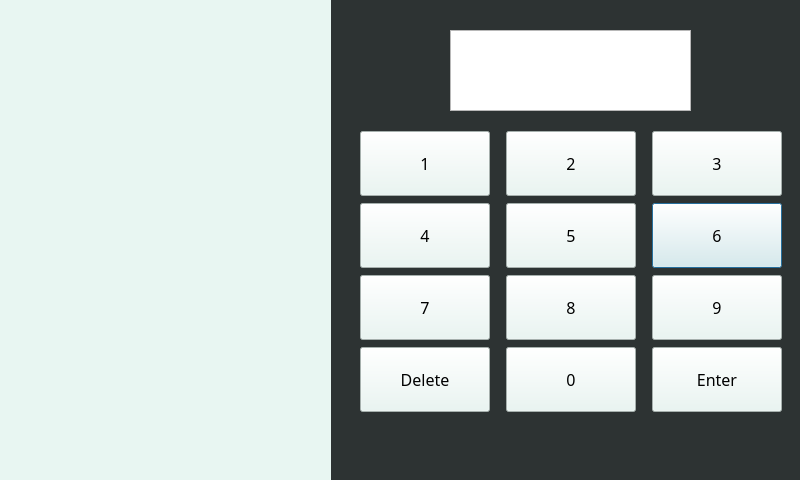
<?xml version="1.0" encoding="UTF-8"?>
<ui version="4.0">
 <class>login_dialog</class>
 <widget class="QDialog" name="login_dialog">
  <property name="geometry">
   <rect>
    <x>0</x>
    <y>0</y>
    <width>800</width>
    <height>480</height>
   </rect>
  </property>
  <property name="windowTitle">
   <string>Dialog</string>
  </property>
  <widget class="QWidget" name="centralwidget" native="true">
   <property name="geometry">
    <rect>
     <x>0</x>
     <y>0</y>
     <width>800</width>
     <height>480</height>
    </rect>
   </property>
   <widget class="QLabel" name="label_RightPage">
    <property name="geometry">
     <rect>
      <x>331</x>
      <y>0</y>
      <width>469</width>
      <height>480</height>
     </rect>
    </property>
    <property name="styleSheet">
     <string notr="true">background-color: rgb(45, 51, 51);</string>
    </property>
    <property name="text">
     <string/>
    </property>
   </widget>
   <widget class="QWidget" name="gridLayoutWidget">
    <property name="geometry">
     <rect>
      <x>350</x>
      <y>130</y>
      <width>445</width>
      <height>283</height>
     </rect>
    </property>
    <layout class="QGridLayout" name="gridLayout">
     <item row="1" column="2">
      <widget class="QPushButton" name="btn6">
       <property name="sizePolicy">
        <sizepolicy hsizetype="Fixed" vsizetype="Fixed">
         <horstretch>0</horstretch>
         <verstretch>0</verstretch>
        </sizepolicy>
       </property>
       <property name="minimumSize">
        <size>
         <width>120</width>
         <height>65</height>
        </size>
       </property>
       <property name="maximumSize">
        <size>
         <width>130</width>
         <height>65</height>
        </size>
       </property>
       <property name="font">
        <font>
         <family>휴먼모음T</family>
         <pointsize>12</pointsize>
        </font>
       </property>
       <property name="autoFillBackground">
        <bool>false</bool>
       </property>
       <property name="styleSheet">
        <string notr="true">background-color: rgb(232, 246, 242);</string>
       </property>
       <property name="text">
        <string>6</string>
       </property>
       <property name="checkable">
        <bool>false</bool>
       </property>
       <property name="autoRepeat">
        <bool>false</bool>
       </property>
       <property name="autoExclusive">
        <bool>false</bool>
       </property>
       <property name="autoDefault">
        <bool>true</bool>
       </property>
       <property name="default">
        <bool>false</bool>
       </property>
       <property name="flat">
        <bool>false</bool>
       </property>
      </widget>
     </item>
     <item row="0" column="2">
      <widget class="QPushButton" name="btn3">
       <property name="sizePolicy">
        <sizepolicy hsizetype="Fixed" vsizetype="Fixed">
         <horstretch>0</horstretch>
         <verstretch>0</verstretch>
        </sizepolicy>
       </property>
       <property name="minimumSize">
        <size>
         <width>120</width>
         <height>65</height>
        </size>
       </property>
       <property name="maximumSize">
        <size>
         <width>130</width>
         <height>65</height>
        </size>
       </property>
       <property name="font">
        <font>
         <family>휴먼모음T</family>
         <pointsize>12</pointsize>
        </font>
       </property>
       <property name="autoFillBackground">
        <bool>false</bool>
       </property>
       <property name="styleSheet">
        <string notr="true">background-color: rgb(232, 246, 242);</string>
       </property>
       <property name="text">
        <string>3</string>
       </property>
       <property name="checkable">
        <bool>false</bool>
       </property>
       <property name="autoRepeat">
        <bool>false</bool>
       </property>
       <property name="autoExclusive">
        <bool>false</bool>
       </property>
       <property name="autoDefault">
        <bool>true</bool>
       </property>
       <property name="default">
        <bool>false</bool>
       </property>
       <property name="flat">
        <bool>false</bool>
       </property>
      </widget>
     </item>
     <item row="1" column="1">
      <widget class="QPushButton" name="btn5">
       <property name="sizePolicy">
        <sizepolicy hsizetype="Fixed" vsizetype="Fixed">
         <horstretch>0</horstretch>
         <verstretch>0</verstretch>
        </sizepolicy>
       </property>
       <property name="minimumSize">
        <size>
         <width>120</width>
         <height>65</height>
        </size>
       </property>
       <property name="maximumSize">
        <size>
         <width>130</width>
         <height>65</height>
        </size>
       </property>
       <property name="font">
        <font>
         <family>휴먼모음T</family>
         <pointsize>12</pointsize>
        </font>
       </property>
       <property name="autoFillBackground">
        <bool>false</bool>
       </property>
       <property name="styleSheet">
        <string notr="true">background-color: rgb(232, 246, 242);</string>
       </property>
       <property name="text">
        <string>5</string>
       </property>
       <property name="checkable">
        <bool>false</bool>
       </property>
       <property name="autoRepeat">
        <bool>false</bool>
       </property>
       <property name="autoExclusive">
        <bool>false</bool>
       </property>
       <property name="autoDefault">
        <bool>true</bool>
       </property>
       <property name="default">
        <bool>false</bool>
       </property>
       <property name="flat">
        <bool>false</bool>
       </property>
      </widget>
     </item>
     <item row="2" column="0">
      <widget class="QPushButton" name="btn7">
       <property name="enabled">
        <bool>true</bool>
       </property>
       <property name="sizePolicy">
        <sizepolicy hsizetype="Fixed" vsizetype="Fixed">
         <horstretch>0</horstretch>
         <verstretch>0</verstretch>
        </sizepolicy>
       </property>
       <property name="minimumSize">
        <size>
         <width>120</width>
         <height>65</height>
        </size>
       </property>
       <property name="maximumSize">
        <size>
         <width>130</width>
         <height>65</height>
        </size>
       </property>
       <property name="font">
        <font>
         <family>휴먼모음T</family>
         <pointsize>12</pointsize>
        </font>
       </property>
       <property name="acceptDrops">
        <bool>false</bool>
       </property>
       <property name="autoFillBackground">
        <bool>false</bool>
       </property>
       <property name="styleSheet">
        <string notr="true">background-color: rgb(232, 246, 242);</string>
       </property>
       <property name="text">
        <string>7</string>
       </property>
       <property name="checkable">
        <bool>false</bool>
       </property>
       <property name="autoRepeat">
        <bool>false</bool>
       </property>
       <property name="autoExclusive">
        <bool>false</bool>
       </property>
       <property name="autoDefault">
        <bool>true</bool>
       </property>
       <property name="default">
        <bool>false</bool>
       </property>
       <property name="flat">
        <bool>false</bool>
       </property>
      </widget>
     </item>
     <item row="2" column="2">
      <widget class="QPushButton" name="btn9">
       <property name="sizePolicy">
        <sizepolicy hsizetype="Fixed" vsizetype="Fixed">
         <horstretch>0</horstretch>
         <verstretch>0</verstretch>
        </sizepolicy>
       </property>
       <property name="minimumSize">
        <size>
         <width>120</width>
         <height>65</height>
        </size>
       </property>
       <property name="maximumSize">
        <size>
         <width>130</width>
         <height>65</height>
        </size>
       </property>
       <property name="font">
        <font>
         <family>휴먼모음T</family>
         <pointsize>12</pointsize>
        </font>
       </property>
       <property name="autoFillBackground">
        <bool>false</bool>
       </property>
       <property name="styleSheet">
        <string notr="true">background-color: rgb(232, 246, 242);</string>
       </property>
       <property name="text">
        <string>9</string>
       </property>
       <property name="checkable">
        <bool>false</bool>
       </property>
       <property name="autoRepeat">
        <bool>false</bool>
       </property>
       <property name="autoExclusive">
        <bool>false</bool>
       </property>
       <property name="autoDefault">
        <bool>true</bool>
       </property>
       <property name="default">
        <bool>false</bool>
       </property>
       <property name="flat">
        <bool>false</bool>
       </property>
      </widget>
     </item>
     <item row="3" column="2">
      <widget class="QPushButton" name="btnEnter">
       <property name="sizePolicy">
        <sizepolicy hsizetype="Fixed" vsizetype="Fixed">
         <horstretch>0</horstretch>
         <verstretch>0</verstretch>
        </sizepolicy>
       </property>
       <property name="minimumSize">
        <size>
         <width>120</width>
         <height>65</height>
        </size>
       </property>
       <property name="maximumSize">
        <size>
         <width>130</width>
         <height>65</height>
        </size>
       </property>
       <property name="font">
        <font>
         <family>휴먼모음T</family>
         <pointsize>12</pointsize>
        </font>
       </property>
       <property name="autoFillBackground">
        <bool>false</bool>
       </property>
       <property name="styleSheet">
        <string notr="true">background-color: rgb(232, 246, 242);</string>
       </property>
       <property name="text">
        <string>Enter</string>
       </property>
       <property name="checkable">
        <bool>false</bool>
       </property>
       <property name="autoRepeat">
        <bool>false</bool>
       </property>
       <property name="autoExclusive">
        <bool>false</bool>
       </property>
       <property name="autoDefault">
        <bool>true</bool>
       </property>
       <property name="default">
        <bool>false</bool>
       </property>
       <property name="flat">
        <bool>false</bool>
       </property>
      </widget>
     </item>
     <item row="0" column="1">
      <widget class="QPushButton" name="btn2">
       <property name="sizePolicy">
        <sizepolicy hsizetype="Fixed" vsizetype="Fixed">
         <horstretch>0</horstretch>
         <verstretch>0</verstretch>
        </sizepolicy>
       </property>
       <property name="minimumSize">
        <size>
         <width>120</width>
         <height>65</height>
        </size>
       </property>
       <property name="maximumSize">
        <size>
         <width>130</width>
         <height>65</height>
        </size>
       </property>
       <property name="font">
        <font>
         <family>휴먼모음T</family>
         <pointsize>12</pointsize>
        </font>
       </property>
       <property name="autoFillBackground">
        <bool>false</bool>
       </property>
       <property name="styleSheet">
        <string notr="true">background-color: rgb(232, 246, 242);</string>
       </property>
       <property name="text">
        <string>2</string>
       </property>
       <property name="checkable">
        <bool>false</bool>
       </property>
       <property name="autoRepeat">
        <bool>false</bool>
       </property>
       <property name="autoExclusive">
        <bool>false</bool>
       </property>
       <property name="autoDefault">
        <bool>true</bool>
       </property>
       <property name="default">
        <bool>false</bool>
       </property>
       <property name="flat">
        <bool>false</bool>
       </property>
      </widget>
     </item>
     <item row="3" column="0">
      <widget class="QPushButton" name="btnDelete">
       <property name="sizePolicy">
        <sizepolicy hsizetype="Fixed" vsizetype="Fixed">
         <horstretch>0</horstretch>
         <verstretch>0</verstretch>
        </sizepolicy>
       </property>
       <property name="minimumSize">
        <size>
         <width>120</width>
         <height>65</height>
        </size>
       </property>
       <property name="maximumSize">
        <size>
         <width>130</width>
         <height>65</height>
        </size>
       </property>
       <property name="font">
        <font>
         <family>휴먼모음T</family>
         <pointsize>12</pointsize>
        </font>
       </property>
       <property name="autoFillBackground">
        <bool>false</bool>
       </property>
       <property name="styleSheet">
        <string notr="true">background-color: rgb(232, 246, 242);</string>
       </property>
       <property name="text">
        <string>Delete</string>
       </property>
       <property name="checkable">
        <bool>false</bool>
       </property>
       <property name="autoRepeat">
        <bool>false</bool>
       </property>
       <property name="autoExclusive">
        <bool>false</bool>
       </property>
       <property name="autoDefault">
        <bool>true</bool>
       </property>
       <property name="default">
        <bool>false</bool>
       </property>
       <property name="flat">
        <bool>false</bool>
       </property>
      </widget>
     </item>
     <item row="0" column="0">
      <widget class="QPushButton" name="btn1">
       <property name="sizePolicy">
        <sizepolicy hsizetype="Fixed" vsizetype="Fixed">
         <horstretch>0</horstretch>
         <verstretch>0</verstretch>
        </sizepolicy>
       </property>
       <property name="minimumSize">
        <size>
         <width>120</width>
         <height>65</height>
        </size>
       </property>
       <property name="maximumSize">
        <size>
         <width>130</width>
         <height>65</height>
        </size>
       </property>
       <property name="font">
        <font>
         <family>휴먼모음T</family>
         <pointsize>12</pointsize>
        </font>
       </property>
       <property name="autoFillBackground">
        <bool>false</bool>
       </property>
       <property name="styleSheet">
        <string notr="true">background-color: rgb(232, 246, 242);</string>
       </property>
       <property name="text">
        <string>1</string>
       </property>
       <property name="checkable">
        <bool>false</bool>
       </property>
       <property name="autoRepeat">
        <bool>false</bool>
       </property>
       <property name="autoExclusive">
        <bool>false</bool>
       </property>
       <property name="autoDefault">
        <bool>true</bool>
       </property>
       <property name="default">
        <bool>false</bool>
       </property>
       <property name="flat">
        <bool>false</bool>
       </property>
      </widget>
     </item>
     <item row="2" column="1">
      <widget class="QPushButton" name="btn8">
       <property name="sizePolicy">
        <sizepolicy hsizetype="Fixed" vsizetype="Fixed">
         <horstretch>0</horstretch>
         <verstretch>0</verstretch>
        </sizepolicy>
       </property>
       <property name="minimumSize">
        <size>
         <width>120</width>
         <height>65</height>
        </size>
       </property>
       <property name="maximumSize">
        <size>
         <width>130</width>
         <height>65</height>
        </size>
       </property>
       <property name="font">
        <font>
         <family>휴먼모음T</family>
         <pointsize>12</pointsize>
        </font>
       </property>
       <property name="autoFillBackground">
        <bool>false</bool>
       </property>
       <property name="styleSheet">
        <string notr="true">background-color: rgb(232, 246, 242);</string>
       </property>
       <property name="text">
        <string>8</string>
       </property>
       <property name="checkable">
        <bool>false</bool>
       </property>
       <property name="autoRepeat">
        <bool>false</bool>
       </property>
       <property name="autoExclusive">
        <bool>false</bool>
       </property>
       <property name="autoDefault">
        <bool>true</bool>
       </property>
       <property name="default">
        <bool>false</bool>
       </property>
       <property name="flat">
        <bool>false</bool>
       </property>
      </widget>
     </item>
     <item row="1" column="0">
      <widget class="QPushButton" name="btn4">
       <property name="sizePolicy">
        <sizepolicy hsizetype="Fixed" vsizetype="Fixed">
         <horstretch>0</horstretch>
         <verstretch>0</verstretch>
        </sizepolicy>
       </property>
       <property name="minimumSize">
        <size>
         <width>120</width>
         <height>65</height>
        </size>
       </property>
       <property name="maximumSize">
        <size>
         <width>130</width>
         <height>65</height>
        </size>
       </property>
       <property name="font">
        <font>
         <family>휴먼모음T</family>
         <pointsize>12</pointsize>
        </font>
       </property>
       <property name="autoFillBackground">
        <bool>false</bool>
       </property>
       <property name="styleSheet">
        <string notr="true">background-color: rgb(232, 246, 242);</string>
       </property>
       <property name="text">
        <string>4</string>
       </property>
       <property name="checkable">
        <bool>false</bool>
       </property>
       <property name="autoRepeat">
        <bool>false</bool>
       </property>
       <property name="autoExclusive">
        <bool>false</bool>
       </property>
       <property name="autoDefault">
        <bool>true</bool>
       </property>
       <property name="default">
        <bool>false</bool>
       </property>
       <property name="flat">
        <bool>false</bool>
       </property>
      </widget>
     </item>
     <item row="3" column="1">
      <widget class="QPushButton" name="btn0">
       <property name="sizePolicy">
        <sizepolicy hsizetype="Fixed" vsizetype="Fixed">
         <horstretch>0</horstretch>
         <verstretch>0</verstretch>
        </sizepolicy>
       </property>
       <property name="minimumSize">
        <size>
         <width>120</width>
         <height>65</height>
        </size>
       </property>
       <property name="maximumSize">
        <size>
         <width>130</width>
         <height>65</height>
        </size>
       </property>
       <property name="font">
        <font>
         <family>휴먼모음T</family>
         <pointsize>12</pointsize>
        </font>
       </property>
       <property name="autoFillBackground">
        <bool>false</bool>
       </property>
       <property name="styleSheet">
        <string notr="true">background-color: rgb(232, 246, 242);</string>
       </property>
       <property name="text">
        <string>0</string>
       </property>
       <property name="checkable">
        <bool>false</bool>
       </property>
       <property name="autoRepeat">
        <bool>false</bool>
       </property>
       <property name="autoExclusive">
        <bool>false</bool>
       </property>
       <property name="autoDefault">
        <bool>true</bool>
       </property>
       <property name="default">
        <bool>false</bool>
       </property>
       <property name="flat">
        <bool>false</bool>
       </property>
      </widget>
     </item>
    </layout>
   </widget>
   <widget class="QLabel" name="label_LeftPage">
    <property name="geometry">
     <rect>
      <x>0</x>
      <y>0</y>
      <width>331</width>
      <height>480</height>
     </rect>
    </property>
    <property name="styleSheet">
     <string notr="true">background-color: rgb(232, 246, 242);</string>
    </property>
    <property name="text">
     <string/>
    </property>
   </widget>
   <widget class="QTextBrowser" name="PW">
    <property name="geometry">
     <rect>
      <x>450</x>
      <y>30</y>
      <width>241</width>
      <height>81</height>
     </rect>
    </property>
    <property name="styleSheet">
     <string notr="true">font: bold 36px black;</string>
    </property>
    <property name="html">
     <string>&lt;!DOCTYPE HTML PUBLIC &quot;-//W3C//DTD HTML 4.0//EN&quot; &quot;http://www.w3.org/TR/REC-html40/strict.dtd&quot;&gt;
&lt;html&gt;&lt;head&gt;&lt;meta name=&quot;qrichtext&quot; content=&quot;1&quot; /&gt;&lt;meta charset=&quot;utf-8&quot; /&gt;&lt;style type=&quot;text/css&quot;&gt;
p, li { white-space: pre-wrap; }
hr { height: 1px; border-width: 0; }
li.unchecked::marker { content: &quot;\2610&quot;; }
li.checked::marker { content: &quot;\2612&quot;; }
&lt;/style&gt;&lt;/head&gt;&lt;body style=&quot; font-family:'black'; font-size:36px; font-weight:700; font-style:normal;&quot;&gt;
&lt;p style=&quot;-qt-paragraph-type:empty; margin-top:0px; margin-bottom:0px; margin-left:0px; margin-right:0px; -qt-block-indent:0; text-indent:0px; font-family:'맑은 고딕'; font-size:28pt; font-weight:400;&quot;&gt;&lt;br /&gt;&lt;/p&gt;&lt;/body&gt;&lt;/html&gt;</string>
    </property>
   </widget>
   <widget class="QLabel" name="label_LogoImage">
    <property name="geometry">
     <rect>
      <x>100</x>
      <y>90</y>
      <width>135</width>
      <height>211</height>
     </rect>
    </property>
    <property name="autoFillBackground">
     <bool>false</bool>
    </property>
    <property name="styleSheet">
     <string notr="true">image: url(:/images/can logo.png);</string>
    </property>
    <property name="text">
     <string/>
    </property>
   </widget>
   <widget class="QLabel" name="label_LogoText">
    <property name="geometry">
     <rect>
      <x>80</x>
      <y>300</y>
      <width>180</width>
      <height>30</height>
     </rect>
    </property>
    <property name="styleSheet">
     <string notr="true">image: url(:/images/logo icanfarm.png);</string>
    </property>
    <property name="text">
     <string/>
    </property>
   </widget>
  </widget>
 </widget>
 <resources/>
 <connections>
  <connection>
   <sender>btn1</sender>
   <signal>clicked()</signal>
   <receiver>login_dialog</receiver>
   <slot>btn1_clicked()</slot>
   <hints>
    <hint type="sourcelabel">
     <x>419</x>
     <y>162</y>
    </hint>
    <hint type="destinationlabel">
     <x>335</x>
     <y>-34</y>
    </hint>
   </hints>
  </connection>
  <connection>
   <sender>btn0</sender>
   <signal>clicked()</signal>
   <receiver>login_dialog</receiver>
   <slot>btn0_clicked()</slot>
   <hints>
    <hint type="sourcelabel">
     <x>589</x>
     <y>396</y>
    </hint>
    <hint type="destinationlabel">
     <x>589</x>
     <y>636</y>
    </hint>
   </hints>
  </connection>
  <connection>
   <sender>btn3</sender>
   <signal>clicked()</signal>
   <receiver>login_dialog</receiver>
   <slot>btn3_clicked()</slot>
   <hints>
    <hint type="sourcelabel">
     <x>716</x>
     <y>163</y>
    </hint>
    <hint type="destinationlabel">
     <x>399</x>
     <y>239</y>
    </hint>
   </hints>
  </connection>
  <connection>
   <sender>btn2</sender>
   <signal>clicked()</signal>
   <receiver>login_dialog</receiver>
   <slot>btn2_clicked()</slot>
   <hints>
    <hint type="sourcelabel">
     <x>556</x>
     <y>178</y>
    </hint>
    <hint type="destinationlabel">
     <x>685</x>
     <y>-57</y>
    </hint>
   </hints>
  </connection>
  <connection>
   <sender>btn4</sender>
   <signal>clicked()</signal>
   <receiver>login_dialog</receiver>
   <slot>btn4_clicked()</slot>
   <hints>
    <hint type="sourcelabel">
     <x>424</x>
     <y>235</y>
    </hint>
    <hint type="destinationlabel">
     <x>399</x>
     <y>239</y>
    </hint>
   </hints>
  </connection>
  <connection>
   <sender>btn5</sender>
   <signal>clicked()</signal>
   <receiver>login_dialog</receiver>
   <slot>btn5_clicked()</slot>
   <hints>
    <hint type="sourcelabel">
     <x>570</x>
     <y>235</y>
    </hint>
    <hint type="destinationlabel">
     <x>399</x>
     <y>239</y>
    </hint>
   </hints>
  </connection>
  <connection>
   <sender>btn6</sender>
   <signal>clicked()</signal>
   <receiver>login_dialog</receiver>
   <slot>btn6_clicked()</slot>
   <hints>
    <hint type="sourcelabel">
     <x>716</x>
     <y>235</y>
    </hint>
    <hint type="destinationlabel">
     <x>399</x>
     <y>239</y>
    </hint>
   </hints>
  </connection>
  <connection>
   <sender>btn7</sender>
   <signal>clicked()</signal>
   <receiver>login_dialog</receiver>
   <slot>btn7_clicked()</slot>
   <hints>
    <hint type="sourcelabel">
     <x>424</x>
     <y>307</y>
    </hint>
    <hint type="destinationlabel">
     <x>399</x>
     <y>239</y>
    </hint>
   </hints>
  </connection>
  <connection>
   <sender>btn8</sender>
   <signal>clicked()</signal>
   <receiver>login_dialog</receiver>
   <slot>btn8_clicked()</slot>
   <hints>
    <hint type="sourcelabel">
     <x>570</x>
     <y>307</y>
    </hint>
    <hint type="destinationlabel">
     <x>399</x>
     <y>239</y>
    </hint>
   </hints>
  </connection>
  <connection>
   <sender>btn9</sender>
   <signal>clicked()</signal>
   <receiver>login_dialog</receiver>
   <slot>btn9_clicked()</slot>
   <hints>
    <hint type="sourcelabel">
     <x>716</x>
     <y>307</y>
    </hint>
    <hint type="destinationlabel">
     <x>399</x>
     <y>239</y>
    </hint>
   </hints>
  </connection>
  <connection>
   <sender>btnDelete</sender>
   <signal>clicked()</signal>
   <receiver>login_dialog</receiver>
   <slot>btnDelete_clicked()</slot>
   <hints>
    <hint type="sourcelabel">
     <x>456</x>
     <y>381</y>
    </hint>
    <hint type="destinationlabel">
     <x>398</x>
     <y>706</y>
    </hint>
   </hints>
  </connection>
  <connection>
   <sender>btnEnter</sender>
   <signal>clicked()</signal>
   <receiver>login_dialog</receiver>
   <slot>btnEnter_clicked()</slot>
   <hints>
    <hint type="sourcelabel">
     <x>701</x>
     <y>377</y>
    </hint>
    <hint type="destinationlabel">
     <x>707</x>
     <y>641</y>
    </hint>
   </hints>
  </connection>
 </connections>
 <slots>
  <slot>btn0_clicked()</slot>
  <slot>btn1_clicked()</slot>
  <slot>btn2_clicked()</slot>
  <slot>btn3_clicked()</slot>
  <slot>btn4_clicked()</slot>
  <slot>btn5_clicked()</slot>
  <slot>btn6_clicked()</slot>
  <slot>btn7_clicked()</slot>
  <slot>btn8_clicked()</slot>
  <slot>btn9_clicked()</slot>
  <slot>btnDelete_clicked()</slot>
  <slot>btnEnter_clicked()</slot>
 </slots>
</ui>
